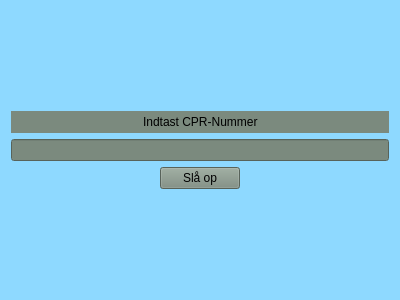
<?xml version="1.0" encoding="UTF-8"?>
<ui version="4.0">
 <class>Form</class>
 <widget class="QWidget" name="Form">
  <property name="geometry">
   <rect>
    <x>0</x>
    <y>0</y>
    <width>400</width>
    <height>300</height>
   </rect>
  </property>
  <property name="windowTitle">
   <string>Form</string>
  </property>
  <property name="styleSheet">
   <string notr="true">background-color: rgb(142, 217, 255);</string>
  </property>
  <layout class="QVBoxLayout" name="verticalLayout">
   <item>
    <spacer name="verticalSpacer">
     <property name="orientation">
      <enum>Qt::Vertical</enum>
     </property>
     <property name="sizeHint" stdset="0">
      <size>
       <width>20</width>
       <height>40</height>
      </size>
     </property>
    </spacer>
   </item>
   <item>
    <widget class="QFrame" name="horizontalFrame">
     <property name="styleSheet">
      <string notr="true">background-color: rgb(123, 138, 126);</string>
     </property>
     <layout class="QHBoxLayout" name="horizontalLayout_4">
      <property name="topMargin">
       <number>1</number>
      </property>
      <property name="bottomMargin">
       <number>1</number>
      </property>
      <item>
       <spacer name="horizontalSpacer_2">
        <property name="orientation">
         <enum>Qt::Horizontal</enum>
        </property>
        <property name="sizeHint" stdset="0">
         <size>
          <width>40</width>
          <height>20</height>
         </size>
        </property>
       </spacer>
      </item>
      <item>
       <widget class="QLabel" name="label">
        <property name="styleSheet">
         <string notr="true">font: 13pt &quot;.AppleSystemUIFont&quot;;</string>
        </property>
        <property name="text">
         <string>Indtast CPR-Nummer</string>
        </property>
       </widget>
      </item>
      <item>
       <spacer name="horizontalSpacer">
        <property name="orientation">
         <enum>Qt::Horizontal</enum>
        </property>
        <property name="sizeHint" stdset="0">
         <size>
          <width>40</width>
          <height>20</height>
         </size>
        </property>
       </spacer>
      </item>
     </layout>
    </widget>
   </item>
   <item>
    <widget class="QLineEdit" name="lineEdit">
     <property name="styleSheet">
      <string notr="true">background-color: rgb(123, 138, 126);</string>
     </property>
     <property name="text">
      <string/>
     </property>
    </widget>
   </item>
   <item>
    <layout class="QHBoxLayout" name="horizontalLayout_5">
     <property name="bottomMargin">
      <number>0</number>
     </property>
     <item>
      <spacer name="horizontalSpacer_4">
       <property name="orientation">
        <enum>Qt::Horizontal</enum>
       </property>
       <property name="sizeHint" stdset="0">
        <size>
         <width>40</width>
         <height>20</height>
        </size>
       </property>
      </spacer>
     </item>
     <item>
      <widget class="QPushButton" name="pushButton">
       <property name="styleSheet">
        <string notr="true">background-color: rgb(123, 138, 126);</string>
       </property>
       <property name="text">
        <string>Slå op</string>
       </property>
      </widget>
     </item>
     <item>
      <spacer name="horizontalSpacer_3">
       <property name="orientation">
        <enum>Qt::Horizontal</enum>
       </property>
       <property name="sizeHint" stdset="0">
        <size>
         <width>40</width>
         <height>20</height>
        </size>
       </property>
      </spacer>
     </item>
    </layout>
   </item>
   <item>
    <spacer name="verticalSpacer_2">
     <property name="orientation">
      <enum>Qt::Vertical</enum>
     </property>
     <property name="sizeHint" stdset="0">
      <size>
       <width>20</width>
       <height>40</height>
      </size>
     </property>
    </spacer>
   </item>
  </layout>
 </widget>
 <resources/>
 <connections/>
</ui>
